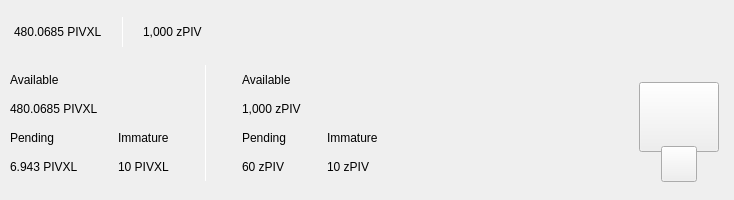
<?xml version="1.0" encoding="UTF-8"?>
<ui version="4.0">
 <class>TopBar</class>
 <widget class="QWidget" name="TopBar">
  <property name="geometry">
   <rect>
    <x>0</x>
    <y>0</y>
    <width>734</width>
    <height>200</height>
   </rect>
  </property>
  <property name="minimumSize">
   <size>
    <width>0</width>
    <height>200</height>
   </size>
  </property>
  <property name="maximumSize">
   <size>
    <width>16777215</width>
    <height>200</height>
   </size>
  </property>
  <property name="windowTitle">
   <string>Form</string>
  </property>
  <layout class="QVBoxLayout" name="verticalLayout_10" stretch="0">
   <property name="spacing">
    <number>0</number>
   </property>
   <property name="leftMargin">
    <number>0</number>
   </property>
   <property name="topMargin">
    <number>0</number>
   </property>
   <property name="rightMargin">
    <number>0</number>
   </property>
   <property name="bottomMargin">
    <number>0</number>
   </property>
   <item>
    <widget class="PFBorderImage" name="containerTop" native="true">
     <layout class="QVBoxLayout" name="verticalLayout_11">
      <property name="spacing">
       <number>0</number>
      </property>
      <property name="leftMargin">
       <number>0</number>
      </property>
      <property name="topMargin">
       <number>0</number>
      </property>
      <property name="rightMargin">
       <number>0</number>
      </property>
      <property name="bottomMargin">
       <number>0</number>
      </property>
      <item>
       <widget class="QWidget" name="top_container_2" native="true">
        <property name="minimumSize">
         <size>
          <width>0</width>
          <height>65</height>
         </size>
        </property>
        <layout class="QHBoxLayout" name="top_container">
         <property name="spacing">
          <number>0</number>
         </property>
         <property name="leftMargin">
          <number>14</number>
         </property>
         <property name="topMargin">
          <number>0</number>
         </property>
         <property name="rightMargin">
          <number>14</number>
         </property>
         <property name="bottomMargin">
          <number>0</number>
         </property>
         <item alignment="Qt::AlignVCenter">
          <widget class="QWidget" name="widgetTopAmount" native="true">
           <property name="sizePolicy">
            <sizepolicy hsizetype="Preferred" vsizetype="Maximum">
             <horstretch>0</horstretch>
             <verstretch>0</verstretch>
            </sizepolicy>
           </property>
           <layout class="QHBoxLayout" name="horizontalLayout_5">
            <property name="spacing">
             <number>0</number>
            </property>
            <property name="leftMargin">
             <number>0</number>
            </property>
            <property name="topMargin">
             <number>0</number>
            </property>
            <property name="rightMargin">
             <number>0</number>
            </property>
            <property name="bottomMargin">
             <number>0</number>
            </property>
            <item alignment="Qt::AlignTop">
             <widget class="QLabel" name="labelAmountTopPiv">
              <property name="minimumSize">
               <size>
                <width>0</width>
                <height>36</height>
               </size>
              </property>
              <property name="styleSheet">
               <string notr="true">padding:0px;margin:0px;</string>
              </property>
              <property name="text">
               <string>480.0685 PIVXL</string>
              </property>
             </widget>
            </item>
            <item>
             <spacer name="horizontalSpacer_11">
              <property name="orientation">
               <enum>Qt::Horizontal</enum>
              </property>
              <property name="sizeType">
               <enum>QSizePolicy::Fixed</enum>
              </property>
              <property name="sizeHint" stdset="0">
               <size>
                <width>20</width>
                <height>20</height>
               </size>
              </property>
             </spacer>
            </item>
            <item alignment="Qt::AlignVCenter">
             <widget class="QLabel" name="label_16">
              <property name="minimumSize">
               <size>
                <width>1</width>
                <height>30</height>
               </size>
              </property>
              <property name="maximumSize">
               <size>
                <width>1</width>
                <height>30</height>
               </size>
              </property>
              <property name="styleSheet">
               <string notr="true">background-color:white;
padding:0px;
border:none;</string>
              </property>
              <property name="text">
               <string/>
              </property>
             </widget>
            </item>
            <item>
             <spacer name="horizontalSpacer_12">
              <property name="orientation">
               <enum>Qt::Horizontal</enum>
              </property>
              <property name="sizeType">
               <enum>QSizePolicy::Fixed</enum>
              </property>
              <property name="sizeHint" stdset="0">
               <size>
                <width>20</width>
                <height>20</height>
               </size>
              </property>
             </spacer>
            </item>
            <item alignment="Qt::AlignTop">
             <widget class="QLabel" name="labelAmountTopzPiv">
              <property name="minimumSize">
               <size>
                <width>0</width>
                <height>36</height>
               </size>
              </property>
              <property name="text">
               <string>1,000 zPIV</string>
              </property>
             </widget>
            </item>
           </layout>
          </widget>
         </item>
         <item>
          <spacer name="horizontalSpacer">
           <property name="orientation">
            <enum>Qt::Horizontal</enum>
           </property>
           <property name="sizeHint" stdset="0">
            <size>
             <width>40</width>
             <height>20</height>
            </size>
           </property>
          </spacer>
         </item>
         <item>
          <layout class="QHBoxLayout" name="horizontalLayout_4">
           <property name="spacing">
            <number>12</number>
           </property>
           <property name="rightMargin">
            <number>0</number>
           </property>
           <item alignment="Qt::AlignRight">
            <widget class="QWidget" name="layoutSync" native="true">
             <property name="minimumSize">
              <size>
               <width>0</width>
               <height>36</height>
              </size>
             </property>
             <property name="maximumSize">
              <size>
               <width>16777215</width>
               <height>36</height>
              </size>
             </property>
             <layout class="QVBoxLayout" name="verticalLayout_9">
              <property name="leftMargin">
               <number>0</number>
              </property>
              <property name="topMargin">
               <number>0</number>
              </property>
              <property name="rightMargin">
               <number>0</number>
              </property>
              <property name="bottomMargin">
               <number>0</number>
              </property>
              <item>
               <widget class="ExpandableButton" name="pushButtonSync" native="true">
                <property name="minimumSize">
                 <size>
                  <width>36</width>
                  <height>36</height>
                 </size>
                </property>
                <property name="maximumSize">
                 <size>
                  <width>16777215</width>
                  <height>36</height>
                 </size>
                </property>
               </widget>
              </item>
             </layout>
            </widget>
           </item>
           <item>
            <widget class="ExpandableButton" name="pushButtonMint" native="true">
             <property name="minimumSize">
              <size>
               <width>36</width>
               <height>36</height>
              </size>
             </property>
            </widget>
           </item>
           <item>
            <widget class="ExpandableButton" name="pushButtonStack" native="true">
             <property name="minimumSize">
              <size>
               <width>36</width>
               <height>36</height>
              </size>
             </property>
            </widget>
           </item>
           <item>
            <widget class="ExpandableButton" name="pushButtonColdStaking" native="true">
             <property name="minimumSize">
              <size>
               <width>36</width>
               <height>36</height>
              </size>
             </property>
            </widget>
           </item>
           <item>
            <widget class="ExpandableButton" name="pushButtonConnection" native="true">
             <property name="minimumSize">
              <size>
               <width>36</width>
               <height>36</height>
              </size>
             </property>
            </widget>
           </item>
           <item>
            <widget class="ExpandableButton" name="pushButtonLock" native="true">
             <property name="sizePolicy">
              <sizepolicy hsizetype="Expanding" vsizetype="Expanding">
               <horstretch>0</horstretch>
               <verstretch>0</verstretch>
              </sizepolicy>
             </property>
             <property name="minimumSize">
              <size>
               <width>36</width>
               <height>0</height>
              </size>
             </property>
            </widget>
           </item>
           <item>
            <widget class="ExpandableButton" name="pushButtonTheme" native="true">
             <property name="minimumSize">
              <size>
               <width>36</width>
               <height>36</height>
              </size>
             </property>
             <property name="maximumSize">
              <size>
               <width>16777215</width>
               <height>36</height>
              </size>
             </property>
            </widget>
           </item>
           <item>
            <widget class="ExpandableButton" name="pushButtonFAQ" native="true">
             <property name="minimumSize">
              <size>
               <width>36</width>
               <height>36</height>
              </size>
             </property>
            </widget>
           </item>
          </layout>
         </item>
        </layout>
       </widget>
      </item>
      <item>
       <widget class="QWidget" name="bottom_container" native="true">
        <property name="minimumSize">
         <size>
          <width>0</width>
          <height>135</height>
         </size>
        </property>
        <layout class="QHBoxLayout" name="botton_container">
         <property name="leftMargin">
          <number>10</number>
         </property>
         <property name="topMargin">
          <number>0</number>
         </property>
         <property name="rightMargin">
          <number>10</number>
         </property>
         <property name="bottomMargin">
          <number>10</number>
         </property>
         <item>
          <layout class="QHBoxLayout" name="horizontalLayout_3">
           <property name="bottomMargin">
            <number>9</number>
           </property>
           <item>
            <layout class="QVBoxLayout" name="verticalLayout_7">
             <property name="spacing">
              <number>0</number>
             </property>
             <property name="leftMargin">
              <number>0</number>
             </property>
             <property name="rightMargin">
              <number>30</number>
             </property>
             <item>
              <layout class="QVBoxLayout" name="verticalLayout_2">
               <item>
                <widget class="QLabel" name="labelTitle1">
                 <property name="text">
                  <string>Available</string>
                 </property>
                </widget>
               </item>
               <item>
                <widget class="QLabel" name="labelAmountPiv">
                 <property name="text">
                  <string>480.0685 PIVXL</string>
                 </property>
                </widget>
               </item>
              </layout>
             </item>
             <item>
              <layout class="QHBoxLayout" name="horizontalLayout_2">
               <property name="spacing">
                <number>0</number>
               </property>
               <item>
                <layout class="QVBoxLayout" name="verticalLayout_3">
                 <item>
                  <widget class="QLabel" name="labelTitle3">
                   <property name="text">
                    <string>Pending</string>
                   </property>
                  </widget>
                 </item>
                 <item>
                  <widget class="QLabel" name="labelPendingPiv">
                   <property name="text">
                    <string>6.943 PIVXL</string>
                   </property>
                  </widget>
                 </item>
                </layout>
               </item>
               <item>
                <spacer name="horizontalSpacer_3">
                 <property name="orientation">
                  <enum>Qt::Horizontal</enum>
                 </property>
                 <property name="sizeType">
                  <enum>QSizePolicy::Fixed</enum>
                 </property>
                 <property name="sizeHint" stdset="0">
                  <size>
                   <width>40</width>
                   <height>20</height>
                  </size>
                 </property>
                </spacer>
               </item>
               <item>
                <layout class="QVBoxLayout" name="verticalLayout_4">
                 <item>
                  <widget class="QLabel" name="labelTitle4">
                   <property name="text">
                    <string>Immature</string>
                   </property>
                  </widget>
                 </item>
                 <item>
                  <widget class="QLabel" name="labelImmaturePiv">
                   <property name="text">
                    <string>10 PIVXL</string>
                   </property>
                  </widget>
                 </item>
                </layout>
               </item>
              </layout>
             </item>
            </layout>
           </item>
           <item>
            <widget class="QLabel" name="label_9">
             <property name="minimumSize">
              <size>
               <width>1</width>
               <height>100</height>
              </size>
             </property>
             <property name="maximumSize">
              <size>
               <width>1</width>
               <height>16777215</height>
              </size>
             </property>
             <property name="styleSheet">
              <string notr="true">background-color:white;
padding:0px;
border:none;</string>
             </property>
             <property name="text">
              <string/>
             </property>
            </widget>
           </item>
           <item>
            <layout class="QVBoxLayout" name="verticalLayout_8">
             <property name="spacing">
              <number>0</number>
             </property>
             <property name="leftMargin">
              <number>30</number>
             </property>
             <item>
              <layout class="QVBoxLayout" name="verticalLayout">
               <item>
                <widget class="QLabel" name="labelTitle2">
                 <property name="text">
                  <string>Available</string>
                 </property>
                </widget>
               </item>
               <item>
                <widget class="QLabel" name="labelAmountzPiv">
                 <property name="text">
                  <string>1,000 zPIV</string>
                 </property>
                </widget>
               </item>
              </layout>
             </item>
             <item>
              <layout class="QHBoxLayout" name="horizontalLayout">
               <property name="spacing">
                <number>0</number>
               </property>
               <item>
                <layout class="QVBoxLayout" name="verticalLayout_5">
                 <item>
                  <widget class="QLabel" name="labelTitle5">
                   <property name="text">
                    <string>Pending</string>
                   </property>
                  </widget>
                 </item>
                 <item>
                  <widget class="QLabel" name="labelPendingzPiv">
                   <property name="text">
                    <string>60 zPIV</string>
                   </property>
                  </widget>
                 </item>
                </layout>
               </item>
               <item>
                <spacer name="horizontalSpacer_4">
                 <property name="orientation">
                  <enum>Qt::Horizontal</enum>
                 </property>
                 <property name="sizeType">
                  <enum>QSizePolicy::Fixed</enum>
                 </property>
                 <property name="sizeHint" stdset="0">
                  <size>
                   <width>40</width>
                   <height>20</height>
                  </size>
                 </property>
                </spacer>
               </item>
               <item>
                <layout class="QVBoxLayout" name="verticalLayout_6">
                 <item>
                  <widget class="QLabel" name="labelTitle6">
                   <property name="text">
                    <string>Immature</string>
                   </property>
                  </widget>
                 </item>
                 <item>
                  <widget class="QLabel" name="labelImmaturezPiv">
                   <property name="text">
                    <string>10 zPIV</string>
                   </property>
                  </widget>
                 </item>
                </layout>
               </item>
              </layout>
             </item>
            </layout>
           </item>
          </layout>
         </item>
         <item>
          <spacer name="horizontalSpacer_2">
           <property name="orientation">
            <enum>Qt::Horizontal</enum>
           </property>
           <property name="sizeHint" stdset="0">
            <size>
             <width>40</width>
             <height>20</height>
            </size>
           </property>
          </spacer>
         </item>
         <item alignment="Qt::AlignHCenter|Qt::AlignVCenter">
          <widget class="QWidget" name="qrContainer" native="true">
           <property name="sizePolicy">
            <sizepolicy hsizetype="Preferred" vsizetype="Minimum">
             <horstretch>0</horstretch>
             <verstretch>0</verstretch>
            </sizepolicy>
           </property>
           <property name="minimumSize">
            <size>
             <width>90</width>
             <height>110</height>
            </size>
           </property>
           <property name="maximumSize">
            <size>
             <width>90</width>
             <height>110</height>
            </size>
           </property>
           <layout class="QVBoxLayout" name="containerQR">
            <property name="spacing">
             <number>0</number>
            </property>
            <property name="leftMargin">
             <number>5</number>
            </property>
            <property name="topMargin">
             <number>10</number>
            </property>
            <property name="rightMargin">
             <number>5</number>
            </property>
            <property name="bottomMargin">
             <number>0</number>
            </property>
            <item>
             <widget class="QPushButton" name="btnQr">
              <property name="minimumSize">
               <size>
                <width>70</width>
                <height>70</height>
               </size>
              </property>
              <property name="maximumSize">
               <size>
                <width>16777215</width>
                <height>70</height>
               </size>
              </property>
              <property name="focusPolicy">
               <enum>Qt::NoFocus</enum>
              </property>
              <property name="text">
               <string/>
              </property>
              <property name="iconSize">
               <size>
                <width>70</width>
                <height>70</height>
               </size>
              </property>
             </widget>
            </item>
            <item>
             <spacer name="verticalSpacer">
              <property name="orientation">
               <enum>Qt::Vertical</enum>
              </property>
              <property name="sizeType">
               <enum>QSizePolicy::Fixed</enum>
              </property>
              <property name="sizeHint" stdset="0">
               <size>
                <width>20</width>
                <height>20</height>
               </size>
              </property>
             </spacer>
            </item>
            <item alignment="Qt::AlignHCenter|Qt::AlignBottom">
             <widget class="QPushButton" name="pushButtonQR">
              <property name="minimumSize">
               <size>
                <width>36</width>
                <height>36</height>
               </size>
              </property>
              <property name="maximumSize">
               <size>
                <width>36</width>
                <height>36</height>
               </size>
              </property>
              <property name="focusPolicy">
               <enum>Qt::NoFocus</enum>
              </property>
              <property name="text">
               <string/>
              </property>
             </widget>
            </item>
           </layout>
          </widget>
         </item>
        </layout>
       </widget>
      </item>
     </layout>
    </widget>
   </item>
  </layout>
 </widget>
 <customwidgets>
  <customwidget>
   <class>ExpandableButton</class>
   <extends>QWidget</extends>
   <header>qt/pivxl/expandablebutton.h</header>
   <container>1</container>
  </customwidget>
  <customwidget>
   <class>PFBorderImage</class>
   <extends>QFrame</extends>
   <header>qt/pivxl/pfborderimage.h</header>
   <container>1</container>
  </customwidget>
 </customwidgets>
 <resources/>
 <connections/>
</ui>
